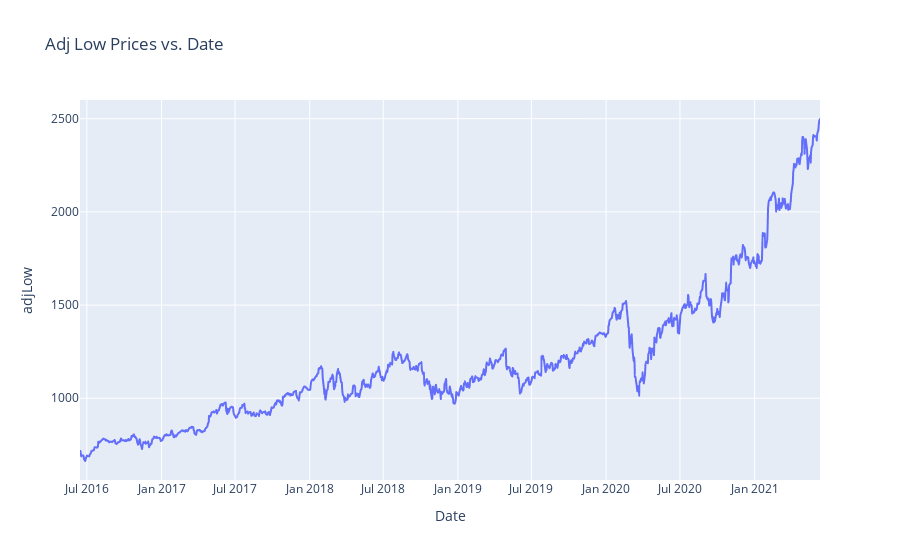

Source (notebook cell):
### Code cell
fig = px.line(df, x='date', y='adjLow', title='Adj Low Prices vs. Date')
fig.update_xaxes(title='Date')
fig.update_yaxes(title='adjLow')

fig.show()

### Figure 1 — Plotly figure (JSON) as saved in the notebook; plotly's stock layout.template omitted (floating-point values rounded to 4 significant figures; data arrays with more than 128 entries replaced by an {"elided": "..."} marker saying what was removed)
{"data": [{"hovertemplate": "date=%{x}<br>adjLow=%{y}<extra></extra>", "legendgroup": "", "line": {"color": "#636efa", "dash": "solid"}, "marker": {"symbol": "circle"}, "mode": "lines", "name": "", "showlegend": false, "type": "scattergl", "x": {"elided": "1258 str values"}, "xaxis": "x", "y": {"elided": "1258 float values"}, "yaxis": "y"}], "layout": {"legend": {"tracegroupgap": 0}, "title": {"text": "Adj Low Prices vs. Date"}, "xaxis": {"anchor": "y", "domain": [0, 1], "title": {"text": "Date"}}, "yaxis": {"anchor": "x", "domain": [0, 1], "title": {"text": "adjLow"}}}}
